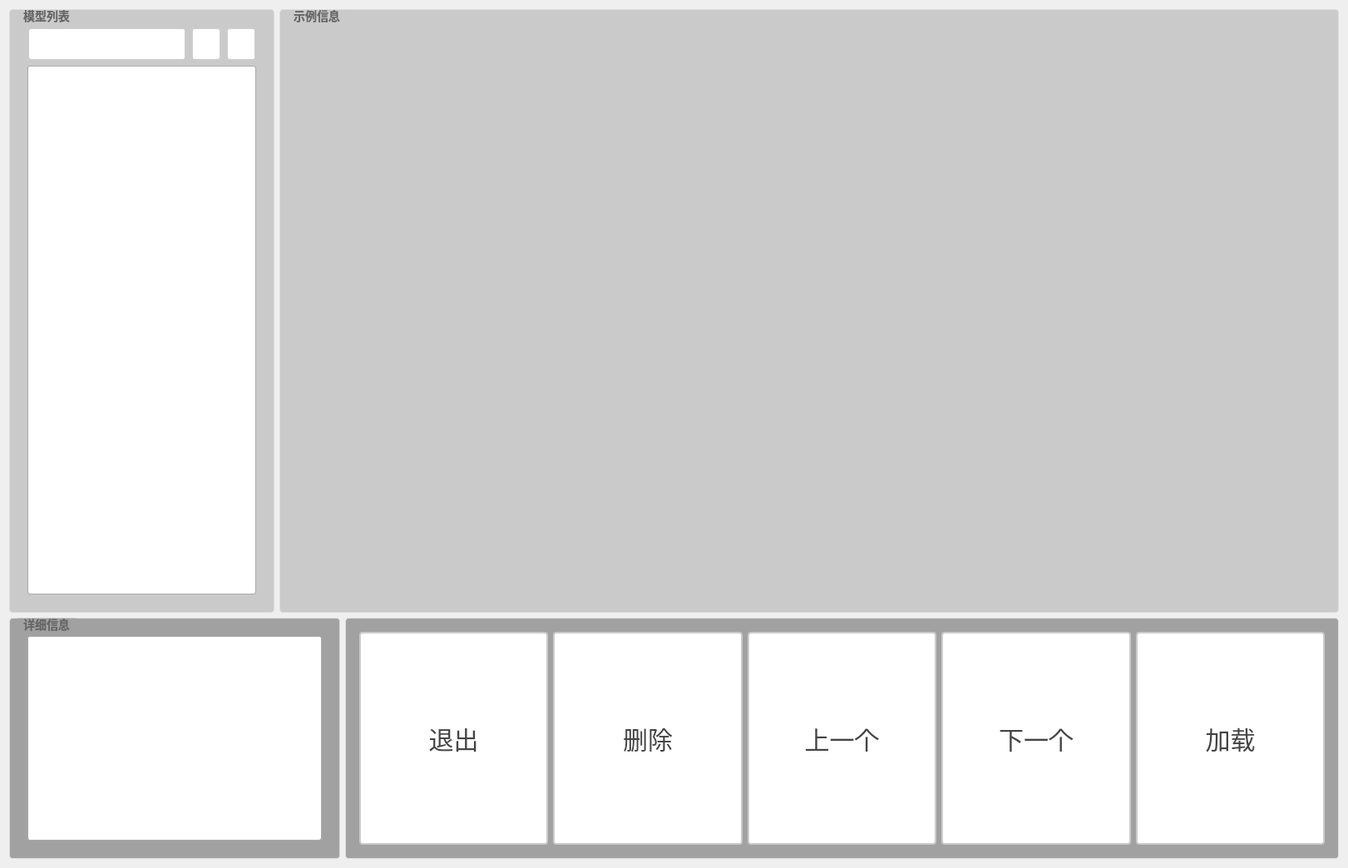
<?xml version="1.0" encoding="UTF-8"?>
<ui version="4.0">
 <class>DlgModelManagerClass</class>
 <widget class="QDialog" name="DlgModelManagerClass">
  <property name="geometry">
   <rect>
    <x>0</x>
    <y>0</y>
    <width>1621</width>
    <height>1044</height>
   </rect>
  </property>
  <property name="windowTitle">
   <string>DlgModelManager</string>
  </property>
  <layout class="QVBoxLayout" name="verticalLayout" stretch="5,2">
   <item>
    <layout class="QHBoxLayout" name="horizontalLayout" stretch="1,4">
     <item>
      <widget class="QGroupBox" name="gox_modelList">
       <property name="styleSheet">
        <string notr="true">QGroupBox {
    border: 1px solid #DDD;
    border-radius: 4px;
    font: bold 14px;
    color: #666;
    background-color: rgb(202, 202, 202);
    padding: 10px; 
}

QGroupBox::title {
    subcontrol-origin: margin;
    subcontrol-position: top left;
    left: 10px;
    padding: 0 5px;
}</string>
       </property>
       <property name="title">
        <string>模型列表</string>
       </property>
       <layout class="QVBoxLayout" name="verticalLayout_2">
        <item>
         <layout class="QHBoxLayout" name="horizontalLayout_3" stretch="6,0,1">
          <item>
           <widget class="QPushButton" name="pbtn_searchInput">
            <property name="sizePolicy">
             <sizepolicy hsizetype="Minimum" vsizetype="Minimum">
              <horstretch>0</horstretch>
              <verstretch>0</verstretch>
             </sizepolicy>
            </property>
            <property name="styleSheet">
             <string notr="true">QPushButton {
    padding: 6px 14px;
    border: 2px solid #CCC;
    border-radius: 4px;
    background-color: white;
    color: #444;
    font-size: 20px; 
}

QPushButton:hover {
    border-color: #999;
    background-color: #F5F5F5;
}

QPushButton:pressed {
    border-color: #777;
    background-color: #EEE;
}</string>
            </property>
            <property name="text">
             <string/>
            </property>
           </widget>
          </item>
          <item>
           <widget class="QPushButton" name="pbtn_search">
            <property name="sizePolicy">
             <sizepolicy hsizetype="Minimum" vsizetype="Minimum">
              <horstretch>0</horstretch>
              <verstretch>0</verstretch>
             </sizepolicy>
            </property>
            <property name="styleSheet">
             <string notr="true">QPushButton {
    padding: 0px;
    border: 2px solid #CCC;
    border-radius: 4px;
    background-color: white;
    color: #444;
    qproperty-icon: url(:/DlgModelManager/imgs/search.png);
    qproperty-iconSize: 32px 32px;
}
QPushButton:hover {
    border-color: #999;
    background-color: #F5F5F5;
}
QPushButton:pressed {
    border-color: #777;
    background-color: #EEE;
}</string>
            </property>
            <property name="text">
             <string/>
            </property>
           </widget>
          </item>
          <item>
           <widget class="QPushButton" name="pbtn_clear">
            <property name="sizePolicy">
             <sizepolicy hsizetype="Minimum" vsizetype="Minimum">
              <horstretch>0</horstretch>
              <verstretch>0</verstretch>
             </sizepolicy>
            </property>
            <property name="styleSheet">
             <string notr="true">QPushButton {
    padding: 0px;
    border: 2px solid #CCC;
    border-radius: 4px;
    background-color: white;
    color: #444;
    qproperty-icon: url(:/DlgModelManager/imgs/clear.png);
    qproperty-iconSize: 32px 32px;
}
QPushButton:hover {
    border-color: #999;
    background-color: #F5F5F5;
}
QPushButton:pressed {
    border-color: #777;
    background-color: #EEE;
}</string>
            </property>
            <property name="text">
             <string/>
            </property>
           </widget>
          </item>
         </layout>
        </item>
        <item>
         <widget class="QListView" name="listView_modelList">
          <property name="styleSheet">
           <string notr="true">/* 基础列表视图 */
QListView {
    border: 1px solid #AAAAAA;
    border-radius: 3px;
    background: #FFFFFF;
    color: #444444;
    font-size: 20px;
    outline: 0; 
    padding: 2px;
}

/* 列表项通用样式 */
QListView::item {
    height: 28px;
    padding: 4px 8px;
    border-radius: 2px;
    margin: 1px 2px;
}

/* 悬停效果 */
QListView::item:hover {
    background: #F8F8F8;
    border: 1px solid #888888;
}

/* 选中状态 */
QListView::item:selected {
    background: #666666;
    color: #FFFFFF;
    border: 1px solid #555555;
}

/* 焦点状态 */
QListView::item:selected:active {
    background: qlineargradient(
        x1:0, y1:0, x2:0, y2:1,
        stop:0 #666666, 
        stop:1 #555555
    );
}

/* 禁用状态 */
QListView:disabled {
    border-color: #DDDDDD;
    color: #AAAAAA;
}

QListView::item:disabled {
    background: #F5F5F5;
    color: #AAAAAA;
}

/* 紧凑型变体 */
QListView.compact {
    font-size: 13px;
}

QListView.compact::item {
    height: 24px;
    padding: 2px 6px;
}

/* 滚动条样式 */
QScrollBar:vertical {
    width: 10px;
    background: #FFFFFF;
}

QScrollBar::handle:vertical {
    background: #CCCCCC;
    border-radius: 4px;
    min-height: 20px;
}

QScrollBar::handle:vertical:hover {
    background: #AAAAAA;
}

QScrollBar::add-line:vertical, 
QScrollBar::sub-line:vertical {
    height: 0px;
}

/* 强调型变体 */
QListView.emphasized::item:selected {
    background: #4A4A4A;
    border-color: #3A3A3A;
}

/* 交替行颜色 */
QListView::item:alternate {
    background: #FAFAFA;
}

/* 角部处理 */
QScrollBar #qt_scrollarea_corner {
    background: #FFFFFF;
}</string>
          </property>
         </widget>
        </item>
       </layout>
      </widget>
     </item>
     <item>
      <widget class="QGroupBox" name="gBox_imgDis">
       <property name="styleSheet">
        <string notr="true">QGroupBox {
    border: 1px solid #DDD;
    border-radius: 4px;
    font: bold 14px;
    color: #666;
    background-color: rgb(202, 202, 202);
    padding: 10px; 
}

QGroupBox::title {
    subcontrol-origin: margin;
    subcontrol-position: top left;
    left: 10px;
    padding: 0 5px;
}</string>
       </property>
       <property name="title">
        <string>示例信息</string>
       </property>
      </widget>
     </item>
    </layout>
   </item>
   <item>
    <layout class="QHBoxLayout" name="horizontalLayout_2" stretch="1,3">
     <item>
      <widget class="QGroupBox" name="gBox_modelInfo">
       <property name="styleSheet">
        <string notr="true">QGroupBox {
    border: 1px solid #DDD;
    border-radius: 4px;
    font: bold 14px;
    color: #666;
    background-color: rgb(161, 161, 161);
    padding: 10px; 
}

QGroupBox::title {
    subcontrol-origin: margin;
    subcontrol-position: top left;
    left: 10px;
    padding: 0 5px;
}</string>
       </property>
       <property name="title">
        <string>详细信息</string>
       </property>
       <layout class="QHBoxLayout" name="horizontalLayout_20">
        <item>
         <widget class="QTableView" name="tableView_modelInfo">
          <property name="styleSheet">
           <string notr="true">/* 基础表格视图 */
QTableView {
    border: 1px solid #AAAAAA;
    border-radius: 3px;
    background: #FFFFFF;
    color: #444444;
    font-size: 20px;
    outline: 0;
    gridline-color: #E0E0E0;
    selection-background-color: #666666;
    selection-color: #FFFFFF;
    padding: 2px;
}

/* 表格项通用样式 */
QTableView::item {
    height: 28px;
    padding: 4px 8px;
    border-radius: 2px;
    margin: 1px 2px;
}

/* 悬停效果 */
QTableView::item:hover {
    background: #F8F8F8;
    border: 1px solid #888888;
}

/* 选中状态 */
QTableView::item:selected {
    background: #666666;
    color: #FFFFFF;
    border: 1px solid #555555;
}

/* 焦点状态 */
QTableView::item:selected:active {
    background: qlineargradient(
        x1:0, y1:0, x2:0, y2:1,
        stop:0 #666666,
        stop:1 #555555
    );
}

/* 禁用状态 */
QTableView:disabled {
    border-color: #DDDDDD;
    color: #AAAAAA;
}

QTableView::item:disabled {
    background: #F5F5F5;
    color: #AAAAAA;
}

/* 紧凑型变体 */
QTableView.compact {
    font-size: 13px;
}

QTableView.compact::item {
    height: 24px;
    padding: 2px 6px;
}

/* 滚动条样式 */
QScrollBar:vertical, QScrollBar:horizontal {
    width: 10px;
    height: 10px;
    background: #FFFFFF;
}

QScrollBar::handle:vertical, QScrollBar::handle:horizontal {
    background: #CCCCCC;
    border-radius: 4px;
    min-height: 20px;
    min-width: 20px;
}

QScrollBar::handle:vertical:hover, QScrollBar::handle:horizontal:hover {
    background: #AAAAAA;
}

QScrollBar::add-line:vertical, QScrollBar::sub-line:vertical,
QScrollBar::add-line:horizontal, QScrollBar::sub-line:horizontal {
    height: 0px;
    width: 0px;
}

/* 强调型变体 */
QTableView.emphasized::item:selected {
    background: #4A4A4A;
    border-color: #3A3A3A;
}

/* 交替行颜色 */
QTableView::item:alternate {
    background: #FAFAFA;
}

/* 角部处理 */
QScrollBar #qt_scrollarea_corner {
    background: #FFFFFF;
}

/* 表头样式 */
QHeaderView::section {
    background: #F5F5F5;
    color: #444444;
    border: 1px solid #DDDDDD;
    padding: 4px 8px;
    font-weight: bold;
}</string>
          </property>
         </widget>
        </item>
       </layout>
      </widget>
     </item>
     <item>
      <widget class="QGroupBox" name="groupBox_18">
       <property name="styleSheet">
        <string notr="true">QGroupBox {
    border: 1px solid #DDD;
    border-radius: 4px;
    font: bold 14px;
    color: #666;
    background-color: rgb(161, 161, 161);
    padding: 5px; 
}

QGroupBox::title {
    subcontrol-origin: margin;
    subcontrol-position: top left;
    left: 10px;
    padding: 0 5px;
}</string>
       </property>
       <property name="title">
        <string/>
       </property>
       <layout class="QHBoxLayout" name="horizontalLayout_21">
        <item>
         <widget class="QPushButton" name="pbtn_exit">
          <property name="sizePolicy">
           <sizepolicy hsizetype="Minimum" vsizetype="Minimum">
            <horstretch>0</horstretch>
            <verstretch>0</verstretch>
           </sizepolicy>
          </property>
          <property name="styleSheet">
           <string notr="true">QPushButton {
    padding: 6px 14px;
    border: 2px solid #CCC;
    border-radius: 4px;
    background-color: white;
    color: #444;
    font-size: 30px; 
}

QPushButton:hover {
    border-color: #999;
    background-color: #F5F5F5;
}

QPushButton:pressed {
    border-color: #777;
    background-color: #EEE;
}</string>
          </property>
          <property name="text">
           <string>退出</string>
          </property>
         </widget>
        </item>
        <item>
         <widget class="QPushButton" name="pbtn_deleteModel">
          <property name="sizePolicy">
           <sizepolicy hsizetype="Minimum" vsizetype="Minimum">
            <horstretch>0</horstretch>
            <verstretch>0</verstretch>
           </sizepolicy>
          </property>
          <property name="styleSheet">
           <string notr="true">QPushButton {
    padding: 6px 14px;
    border: 2px solid #CCC;
    border-radius: 4px;
    background-color: white;
    color: #444;
    font-size: 30px; 
}

QPushButton:hover {
    border-color: #999;
    background-color: #F5F5F5;
}

QPushButton:pressed {
    border-color: #777;
    background-color: #EEE;
}</string>
          </property>
          <property name="text">
           <string>删除</string>
          </property>
         </widget>
        </item>
        <item>
         <widget class="QPushButton" name="pbtn_preModel">
          <property name="sizePolicy">
           <sizepolicy hsizetype="Minimum" vsizetype="Minimum">
            <horstretch>0</horstretch>
            <verstretch>0</verstretch>
           </sizepolicy>
          </property>
          <property name="styleSheet">
           <string notr="true">QPushButton {
    padding: 6px 14px;
    border: 2px solid #CCC;
    border-radius: 4px;
    background-color: white;
    color: #444;
    font-size: 30px; 
}

QPushButton:hover {
    border-color: #999;
    background-color: #F5F5F5;
}

QPushButton:pressed {
    border-color: #777;
    background-color: #EEE;
}</string>
          </property>
          <property name="text">
           <string>上一个</string>
          </property>
         </widget>
        </item>
        <item>
         <widget class="QPushButton" name="pbtn_nextModel">
          <property name="sizePolicy">
           <sizepolicy hsizetype="Minimum" vsizetype="Minimum">
            <horstretch>0</horstretch>
            <verstretch>0</verstretch>
           </sizepolicy>
          </property>
          <property name="styleSheet">
           <string notr="true">QPushButton {
    padding: 6px 14px;
    border: 2px solid #CCC;
    border-radius: 4px;
    background-color: white;
    color: #444;
    font-size: 30px; 
}

QPushButton:hover {
    border-color: #999;
    background-color: #F5F5F5;
}

QPushButton:pressed {
    border-color: #777;
    background-color: #EEE;
}</string>
          </property>
          <property name="text">
           <string>下一个</string>
          </property>
         </widget>
        </item>
        <item>
         <widget class="QPushButton" name="pbtn_loadModel">
          <property name="sizePolicy">
           <sizepolicy hsizetype="Minimum" vsizetype="Minimum">
            <horstretch>0</horstretch>
            <verstretch>0</verstretch>
           </sizepolicy>
          </property>
          <property name="styleSheet">
           <string notr="true">QPushButton {
    padding: 6px 14px;
    border: 2px solid #CCC;
    border-radius: 4px;
    background-color: white;
    color: #444;
    font-size: 30px; 
}

QPushButton:hover {
    border-color: #999;
    background-color: #F5F5F5;
}

QPushButton:pressed {
    border-color: #777;
    background-color: #EEE;
}</string>
          </property>
          <property name="text">
           <string>加载</string>
          </property>
         </widget>
        </item>
       </layout>
      </widget>
     </item>
    </layout>
   </item>
  </layout>
 </widget>
 <layoutdefault spacing="6" margin="11"/>
 <resources>
  <include location="../qrc/rqwu.qrc"/>
 </resources>
 <connections/>
</ui>
